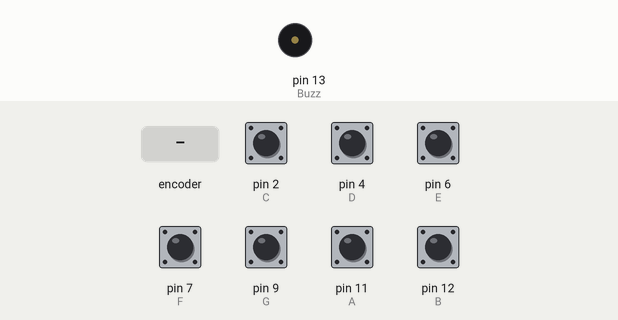
Simulated run of this sketch. Board: Arduino Uno, built with avr-gcc and run on an emulated ATmega328P. Shown: buzzer (waves = sounding). Inputs (shaded band) come from the test bench; at power-on: pin 2 (C), pin 4 (D), pin 6 (E), pin 7 (F), pin 9 (G), pin 11 (A), pin 12 (B) HIGH.

Above: at 1.2 s.
1.3 s: rotary encoder on pin 11 (A) / pin 12 (B) turned 3 steps (first pin leading)
At 1.51 s:
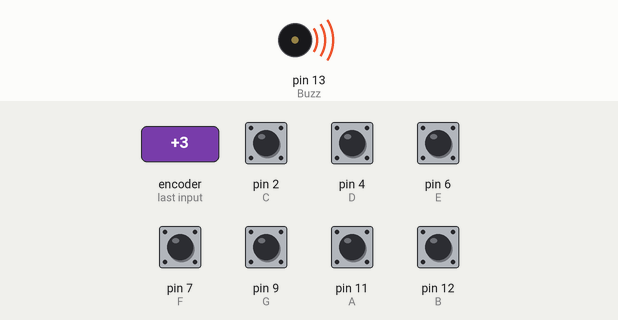
Timing chart, 0 to 4.3 s (numbered marks = the images above; inputs shaded):
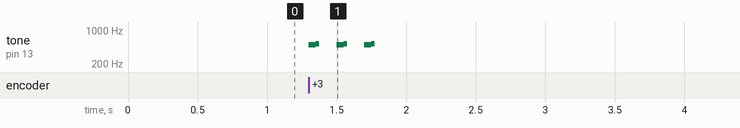

The sketch:

mini_piano.ino
```cpp
#define T_C 262 //Frequencies of different keys
#define T_D 294
#define T_E 329
#define T_F 392
#define T_G 440
#define T_A 493
#define T_B 523

const int C = 2; // Connect to the pins of the Arduino
const int D = 4;
const int E = 6;
const int F = 7;
const int G = 9;
const int A = 11;
const int B = 12;

const int Buzz = 13;

void setup()
{
  // Set pins as input with internal pull-up resistors enabled
  pinMode(C, INPUT_PULLUP);
  pinMode(D, INPUT_PULLUP);
  pinMode(E, INPUT_PULLUP);
  pinMode(F, INPUT_PULLUP);
  pinMode(G, INPUT_PULLUP);
  pinMode(A, INPUT_PULLUP);
  pinMode(B, INPUT_PULLUP);
}

void loop()
{
  while(digitalRead(C) == LOW)
  {
    tone(Buzz, T_C);  //To get the desired tone from the speaker
  }

  while (digitalRead(D) == LOW)
  {
    tone(Buzz, T_D);
  }

  while (digitalRead(E) == LOW)
  {
    tone(Buzz, T_E);
  }

  while (digitalRead(F) == LOW)
  {
    tone(Buzz, T_F);
  }
  while (digitalRead(G) == LOW)
  {
    tone(Buzz, T_G);
  }

  while (digitalRead(A) == LOW)
  {
    tone(Buzz, T_A);
  }

  while (digitalRead(B) == LOW)
  {
    tone(Buzz, T_B);
  }
  noTone(Buzz);

}

// Notes for twinkle twinkle little star
         /*
         CC GG AA G
         FF EE D D C
         G GF F E E D
         GG FF EE D
         CC GG AA G
         FF EE D D C
         */
```

Measured:
- after the input at 1.3 s, tone on pin 13 (Buzz): silent → 493 Hz at once, then repeats every 0.20 s: 523 Hz 0.02 s, silent 0.13 s, 493 Hz 0.05 s, until it stays silent from 1.8 s
